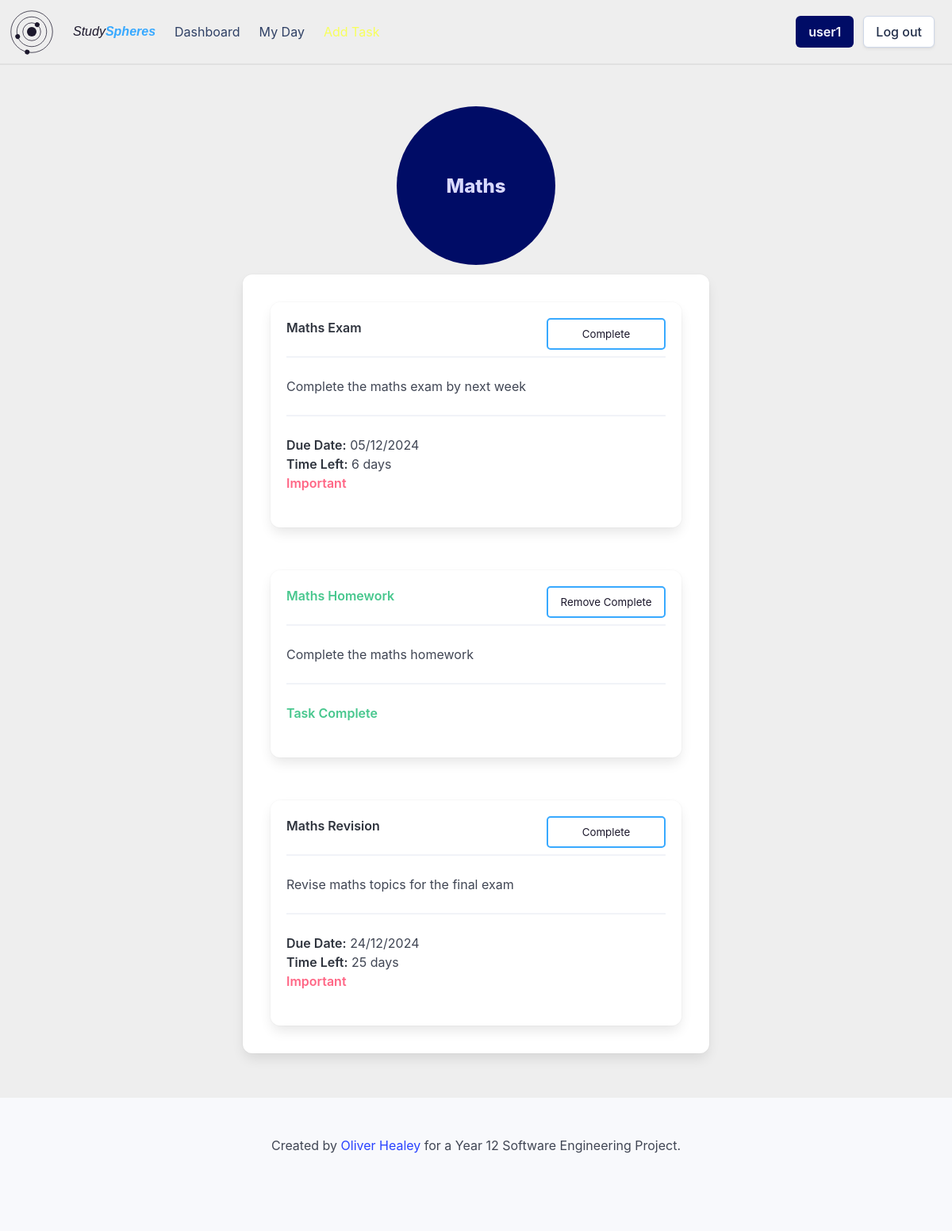
The app's page /group/1255913f-6445-4f66-b32a-385ee8c71025 (signed in) with its own data.
### setup_db.py (models this page shows)
class Group(Base):
    __tablename__ = 'groups'
    group_id = Column(String, primary_key=True, nullable=False)
    group_name = Column(String, nullable=False)
    user_id = Column(String, ForeignKey('userdetails.id'), nullable=False)
    user = relationship('User', back_populates='groups')
    tasks = relationship('Task', back_populates='groups')

class Task(Base):
    __tablename__ = 'tasks'
    task_id = Column(String, primary_key=True)
    name = Column(String, nullable=False)
    details = Column(String)
    important = Column(Boolean, nullable=False)
    due_date = Column(DateTime, nullable=False)
    completed = Column(Boolean, nullable=False)
    repeat = Column(String, nullable=False)
    user_id = Column(String, ForeignKey('userdetails.id'), nullable=False)
    group_id = Column(String, ForeignKey('groups.group_id'), nullable=False)
    user = relationship('User', back_populates='tasks')
    groups = relationship('Group', back_populates='tasks')

### app.py (the view)
@app.route('/group/<group_id>')
def viewGroup(group_id):
    if flaskSession.get('userId') is None:
        return redirect(url_for('login'))
    userId = flaskSession.get('userId')
    group = sessionDb.query(Group).filter(Group.group_id == group_id, Group.user_id == userId).first()
    tasks = sessionDb.query(Task).filter(Task.group_id == group_id).order_by(Task.due_date).all()
    date = datetime.datetime.now().date()
    return render_template('group.html', group=group, tasks=tasks, showDetails=True, date=date)

### templates/group.html (shortened to what this page needs)
{% extends 'base_loggedin.html' %}
{% block content %}
    <div class="circle-holder column is-full is-centered">
        <div class="group-circle" onclick="window.location.href='/group/{{ group.group_id }}'">
            <div class="hero-body">
                <p class="group-circle-title title is-4">{{ group.group_name }}</p>
            </div>
        </div>
    </div>
    <div class="columns is-centered">
        <div class="column is-half">
            <div class="box">
                <div class="columns is-multiline">
                    {% for task in tasks %}
                        {% if task.group_id == group.group_id %}
                            <div class="column is-full">
                                {% include 'task_box.html' %}
                            </div>
                        {% endif %}
                    {% endfor %}
                </div>
            </div>
        </div>
    </div>
{% endblock %}

### templates/base_loggedin.html (shortened to what this page needs)
<!DOCTYPE html>
<html>
    <head>
        <link rel="stylesheet" href= "{{ url_for('static',filename='styles/styles.css') }}">
    </head>
    <body>
        <div id="page-container">
            <header>
                <nav class="navbar" role="navigation" aria-label="main navigation">
                    <div class="navbar-brand">
                    </div>
                    <div class="navbar-menu">
                        <div class="navbar-start">
                            <a class="navbar-item" href="/dashboard">
                                <span class="site-name">Study<b>Spheres</b></span>
                            </a>
                            <a class="navbar-item" href="/dashboard">
                                Dashboard
                            </a>
                            <a class="navbar-item" href="/myday">
                                My Day
                            </a>
                            <a class="navbar-item has-text-info" href="/addtask">
                            </a>
                        </div>
                    <div class="navbar-end">
                        <div class="navbar-item">
                            <div class="buttons">
                                <a class="button is-link" href="/user">
                                <strong>{{ session['username'] }}</strong>
                                </a>
                                <a class="button" href="/logout">
                                    Log out
                                </a>
                            </div>
                        </div>
                    </div>
                    </div>
                </nav>
            </header>
            <section class="hero">
                <div class="hero-body">
            </section>
            <div class='content'>
                {% block content %}{% endblock %}
            </div>
            <div style="padding-bottom: 200px;"></div>
            <footer class="footer">
                <div class="content has-text-centered">
                    <p>
                        Created by <a href="https://github.com/healey-o/12-SE-webapp-assessment">Oliver Healey</a> for a Year 12 Software Engineering Project.
                    </p>
                </div>
            </footer>
        </div>
    </body>
</html>

### templates/task_box.html (shortened to what this page needs)
<div class="box task-box {% if date > task.due_date.date() and not task.completed %}overdue-task{% endif %}" onclick="window.location.href='/task/{{ task.task_id }}'">
    <div class="content">
        <p>
            <strong class="{{ 'has-text-success' if task.completed else '' }}">{{ task.name }}</strong>
            <hr>
            {% if showDetails %}
                {% if task.details %}
                    {{ task.details }}
                {% else %}
                    No details available.
                {% endif %}
                <hr>
            {% endif %}
            {% if not task.completed %}
                <strong>Due Date:</strong> {{ task.due_date.strftime('%d/%m/%Y') }}<br>
                {% if date < task.due_date.date() %}
                    <strong>Time Left:</strong> {{ (task.due_date.date() - date).days }} days<br>
                {% elif date == task.due_date.date() %}
                    <strong class="has-text-warning">Due Today</strong><br>
                {% else %}
                    <strong class="has-text-danger">Overdue</strong><br>
                {% endif %}
                {% if task.important %}
                    <strong class="has-text-danger circle-header">Important</strong><br>
                {% endif %}
            {% else %}
                <strong class="has-text-success">Task Complete</strong>
            {% endif %}
        </p>
    </div>
    {% if not task.completed %}
        <form action="/complete" method="POST">
            <input type="submit" value="Complete" class="task-complete-button">
        </form>
    {% else %}
        <form action="/decomplete" method="POST">
            <input type="submit" value="Remove Complete" class="task-complete-button">
        </form>
    {% endif %}
</div>

### static/styles/styles.css (style rules this page uses)
:root { --bulma-primary-h: 206deg; --bulma-primary-l: 61%; --bulma-link-l: 20%; --bulma-info-h: 63deg; --bulma-info-l: 68%; --bulma-scheme-s: 36%; --bulma-body-background-color: light-dark(#eeeeee, #0f141f); color-scheme: light dark; --accent-color: light-dark(#1c182c, #e0e0e0); --accent-color-invert: light-dark(#e0e0e0, #160f34); --warning-color: light-dark(#ffdddd, #330000); }
header { padding:10px; border-bottom: var(--accent-color-invert) solid 2px; }
body { margin: none; padding: none; }
#page-container { position: relative; min-height: 100vh; margin: none; padding: none; }
.navbar { background-color: var(--bulma-body-background-color); }
.site-name { color: var(--accent-color); font-style: italic; font-weight: normal; font-family: Verdana, Geneva, Tahoma, sans-serif; align-self: center; }
.site-name > b { color: var(--bulma-primary); }
#logo-svg { padding-right: 10px; }
.hero-body { padding: 20px; }
.hero { margin-left: 20px; margin-right: 20px; border-radius: 20px; }
.circle-holder { display: flex; justify-content: center; align-items: center; }
.group-circle { position: relative; border-radius: 50%; width: 200px; text-align: center; align-content: center; overflow: visible; height: 200px; background-color: var(--bulma-link); }
.group-circle-title { color: #d8d9ff; }
.circle-header { color: #1c182c; }
.task-box { position: relative; overflow: hidden; transition: all 0.5s; cursor: pointer; margin: 15px; }
.task-box:before { content: ''; position: absolute; opacity: 0; height: 100%; width: 100%; top: 0px; bottom: 0px; right: 0px; align-content: center; padding: 10px; transition: 0.5s; color: #0f141f; background-color: var(--bulma-primary); }
.task-box:after { content: 'Click for more details...'; opacity: 0; position: absolute; bottom: -20px; right: 20px; transition: 0.5s; font-size: 0.7rem; }
.task-complete-button { position: absolute; top: 20px; right: 20px; width: 150px; height: 40px; background-color: transparent; border: var(--bulma-primary) solid 2px; color: var(--accent-color); border-radius: 5px; padding: 5px; cursor: pointer; }
.footer { position: absolute; bottom: 0px; width: 100%; }

### records on screen
Group: group_name "Maths"
Task: name "Maths Exam", details "Complete the maths exam by next week", due_date "05/12/2024", (task.due_date.date()-date).days "6", important "Important"
Task: name "Maths Homework", details "Complete the maths homework", completed "Task Complete"
Task: name "Maths Revision", details "Revise maths topics for the final exam", due_date "24/12/2024", (task.due_date.date()-date).days "25", important "Important"

### other values on screen
{{ session['username'] }} "user1"
